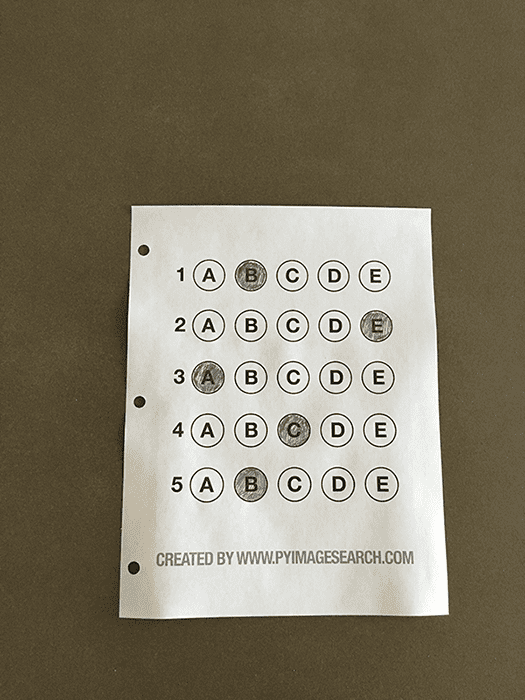
#> input picture image/omr2.png, 525 x 700 px, found by its file name
$ jupyter execute --allow-errors omr_sheet.ipynb
#> lines starting #> are read from the running program, lines starting #| are printed output that depends on the picture; after the words box and inside, x2 and y2 are one past the last pixel; in counts of white or black regions, pixels touching at a corner belong together
[cell 1]
import cv2
import numpy as np
import matplotlib.pyplot as plt
import imutils
from imutils import contours
from imutils.perspective import four_point_transform

[cell 2]
image = cv2.imread('images/omr2.png')
#> image is the input picture: shape (700, 525, 3); mean B, G, R 104.6, 123.3, 130.7
image = cv2.cvtColor(image, cv2.COLOR_BGR2RGB)
plt.imshow(image)

[cell 3]
gray = cv2.cvtColor(image, cv2.COLOR_BGR2GRAY)
blurred = cv2.GaussianBlur(gray, (5, 5), 0)
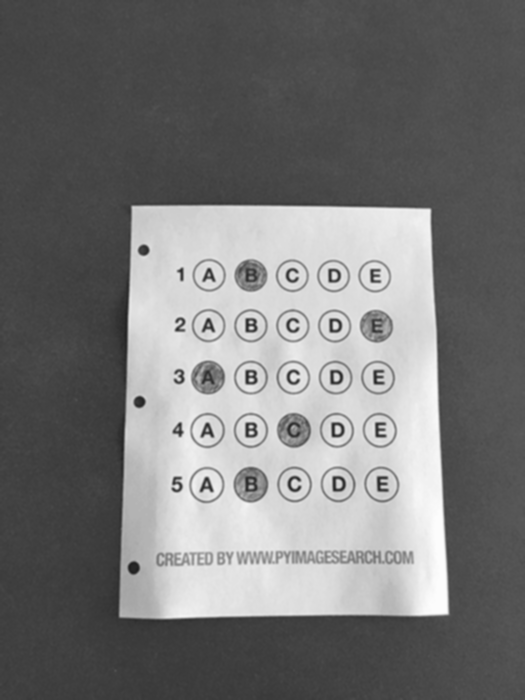
#> blurred: shape (700, 525); min 31, max 252, mean 118.4
edged = cv2.Canny(blurred, 75, 200)
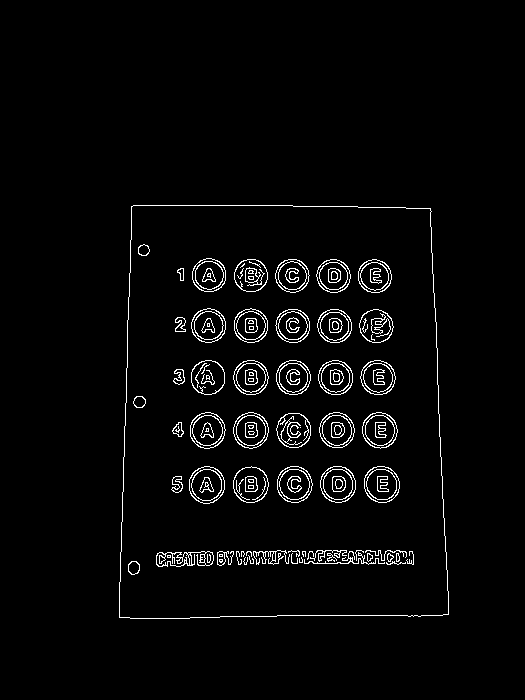
#> edged: shape (700, 525); 2.9% white in thin lines or dots, all inside (x1, y1, x2, y2) = (119, 205, 449, 619)
plt.imshow(edged, cmap="gray")

[cell 4]
cnts = cv2.findContours(edged.copy(), mode = cv2.RETR_EXTERNAL, method = cv2.CHAIN_APPROX_SIMPLE)
#> cnts = 1 contour; box (x1, y1, x2, y2) and area: (119, 205, 449, 619) 128748
cnts = imutils.grab_contours(cnts)
docCnt = None

# ensure that at least one contour was found
if len(cnts) > 0:
    # sort the contours according to their size in
    # descending order
    cnts = sorted(cnts, key=cv2.contourArea, reverse=True)
    # loop over the sorted contours
    for c in cnts:
        # approximate the contour
        peri = cv2.arcLength(c, True)
        approx = cv2.approxPolyDP(c, 0.02 * peri, True)
        # if our approximated contour has four points,
        # then we can assume we have found the paper
        if len(approx) == 4:
            docCnt = approx
            break
#> this loop made 1 pass
#> (peri, docCnt) on pass 1: (1464.5, [[131, 206], [119, 617], [448, 614], [430, 208]])

# apply a four point perspective transform to both the
# original image and grayscale image to obtain a top-down
# birds eye view of the paper
paper = four_point_transform(image, docCnt.reshape(4, 2))
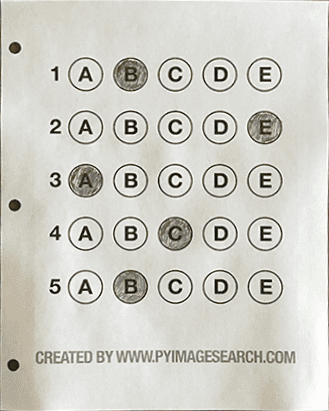
#> paper: shape (411, 329, 3); mean R, G, B 208, 206.9, 199.2
warped = four_point_transform(gray, docCnt.reshape(4, 2))
plt.imshow(paper)
plt.show()
plt.imshow(warped)
plt.show()

[cell 5]
thresh = cv2.threshold(warped, 0, 255,
	cv2.THRESH_BINARY_INV | cv2.THRESH_OTSU)[1]
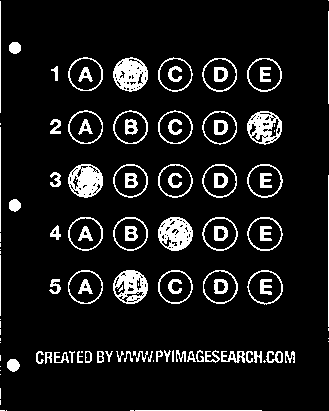
#> thresh: shape (411, 329); 9.5% white; 115 white regions (32 under 20 px)
plt.imshow(thresh)
plt.show()

[cell 6]
# find contours in the thresholded image, then initialize
# the list of contours that correspond to questions
cnts = cv2.findContours(thresh.copy(), cv2.RETR_EXTERNAL,
    cv2.CHAIN_APPROX_SIMPLE)
#> cnts = 90 contours, 41 with area under 20; largest, box (x1, y1, x2, y2) and area: (247, 270, 283, 305) 910, (247, 217, 283, 251) 903, (68, 270, 103, 304) 902, (247, 164, 283, 198) 900, (202, 217, 238, 251) 899
cnts = imutils.grab_contours(cnts)
questionCnts = []
thres_copy = thresh.copy()
# loop over the contours
for c in cnts:
    # compute the bounding box of the contour, then use the
    # bounding box to derive the aspect ratio
    (x, y, w, h) = cv2.boundingRect(c)
    ar = w / float(h)
    # in order to label the contour as a question, region
    # should be sufficiently wide, sufficiently tall, and
    # have an aspect ratio approximately equal to 1
    if w >= 20 and h >= 20 and ar >= 0.9 and ar <= 1.1:
        questionCnts.append(c)
#> this loop made 90 passes
#> (x, y, w, h, ar) on passes 3, 7, 8, 9, 12, 14, 15, 16, 17, 18, 19, 20: (6, 410, 1, 1, 1), (0, 374, 1, 1, 1), (0, 370, 1, 1, 1), (0, 366, 1, 1, 1), (7, 359, 13, 13, 1), (54, 352, 15, 11, 1.36), (45, 352, 7, 12, 0.583), (285, 351, 10, 12, 0.833), (266, 351, 17, 12, 1.42), (254, 351, 8, 12, 0.667), (246, 351, 7, 12, 0.583), (221, 351, 24, 12, 2)
#> (c, x, y, w, h, ar) on passes 1, 2, 4, 5, 6, 10: ([[135, 410], [261, 410]], 135, 410, 127, 1, 127), ([[130, 410], [133, 410]], 130, 410, 4, 1, 4), ([[0, 410], [4, 410]], 0, 410, 5, 1, 5), ([[0, 400], [0, 404]], 0, 400, 1, 5, 0.2), ([[0, 388], [0, 398]], 0, 388, 1, 11, 0.0909), ([[264, 360], [263, 361], [264, 362], [265, 361]], 263, 360, 3, 3, 1)
#> after the loop, questionCnts = 25 contours; largest, box (x1, y1, x2, y2) and area: (247, 270, 283, 305) 910, (247, 217, 283, 251) 903, (68, 270, 103, 304) 902, (247, 164, 283, 198) 900, (202, 217, 238, 251) 899
        # cv2.rectangle(thres_copy, (x, y), (x + w, y + h), (36,255,12), 5)
print(len(questionCnts))
#| 25
plt.imshow(thres_copy,)
plt.show()

[cell 7]
correct_answer = [1,4,0,2,1]
correct_guessed = []

questionCnts = contours.sort_contours(questionCnts, method="top-to-bottom")[0]
for (q, i) in enumerate(np.arange(0, len(questionCnts), 5)):
    cnts = imutils.contours.sort_contours(questionCnts[i:i+5])
    # loop over the sorted contours
    cnts = imutils.grab_contours(cnts)
    max_nonzero = 0
    max_loc = 0
    for (j, c) in enumerate(cnts):
        (x, y, w, h) = cv2.boundingRect(c)
        #plt.imshow(thresh[y:y+h, x:x+w])
        #plt.show()
        non_zero = np.count_nonzero(thresh[y:y+h, x:x+w])
        #print((x, y, w, h))
        if non_zero > max_nonzero:
            max_nonzero = non_zero
            max_loc = j
            dim = (x, y, w, h) # Saving the max dimension
    cv2.rectangle(thres_copy, (dim[0], dim[1]), (dim[0] + dim[2], dim[1] + dim[3]), (255,255,0), -1)
    correct_guessed.append(max_loc)
#> this loop made 5 passes
#> i on passes 1 to 5: 0, 5, 10, 15, 20
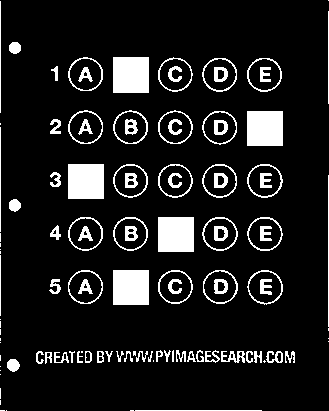
#> thres_copy: shape (411, 329); 11.3% white; 110 white regions (27 under 20 px), largest, box (x1, y1, x2, y2) and area: (113, 57, 149, 93) 1296, (247, 111, 283, 146) 1260, (68, 164, 104, 199) 1260
#> after the loop, correct_guessed = [1, 4, 0, 2, 1]; dim = (113, 270, 35, 34)

plt.imshow(thres_copy)
selections_output = ["A", "B", "C", "D", "E"]
#> (the rest of this cell did not finish here and is left out)

[cell 8]
f, axarr = plt.subplots(1,2, figsize=(9, 9))
axarr[0].imshow(image)
axarr[1].imshow(thres_copy)
